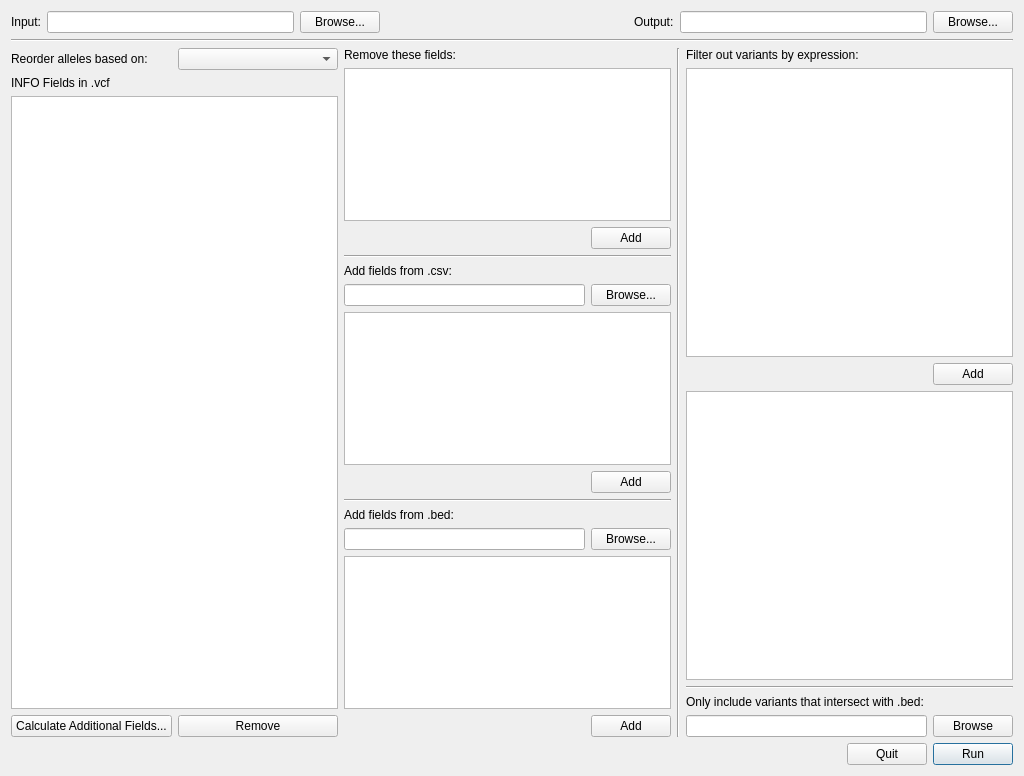
<?xml version="1.0" encoding="UTF-8"?>
<ui version="4.0">
 <class>MainWindow</class>
 <widget class="QDialog" name="MainWindow">
  <property name="geometry">
   <rect>
    <x>0</x>
    <y>0</y>
    <width>1024</width>
    <height>776</height>
   </rect>
  </property>
  <property name="windowTitle">
   <string>VCF Cleaner</string>
  </property>
  <layout class="QVBoxLayout" name="verticalLayout_4">
   <item>
    <layout class="QHBoxLayout" name="horizontalLayout">
     <item>
      <widget class="QLabel" name="label">
       <property name="text">
        <string>Input:</string>
       </property>
      </widget>
     </item>
     <item>
      <widget class="QLineEdit" name="lineEdit"/>
     </item>
     <item>
      <widget class="QPushButton" name="browseVcfButton">
       <property name="text">
        <string>Browse...</string>
       </property>
      </widget>
     </item>
     <item>
      <spacer name="horizontalSpacer">
       <property name="orientation">
        <enum>Qt::Horizontal</enum>
       </property>
       <property name="sizeHint" stdset="0">
        <size>
         <width>40</width>
         <height>20</height>
        </size>
       </property>
      </spacer>
     </item>
     <item>
      <widget class="QLabel" name="label_2">
       <property name="text">
        <string>Output:</string>
       </property>
      </widget>
     </item>
     <item>
      <widget class="QLineEdit" name="lineEdit_2"/>
     </item>
     <item>
      <widget class="QPushButton" name="browseOutputButton">
       <property name="text">
        <string>Browse...</string>
       </property>
      </widget>
     </item>
    </layout>
   </item>
   <item>
    <widget class="Line" name="line_2">
     <property name="orientation">
      <enum>Qt::Horizontal</enum>
     </property>
    </widget>
   </item>
   <item>
    <layout class="QHBoxLayout" name="horizontalLayout_2">
     <property name="leftMargin">
      <number>0</number>
     </property>
     <property name="rightMargin">
      <number>0</number>
     </property>
     <item>
      <layout class="QVBoxLayout" name="verticalLayout_2">
       <item>
        <layout class="QHBoxLayout" name="horizontalLayout_11">
         <item>
          <widget class="QLabel" name="label_7">
           <property name="text">
            <string>Reorder alleles based on:</string>
           </property>
          </widget>
         </item>
         <item>
          <widget class="QComboBox" name="alleleOrderComboBox">
           <property name="toolTip">
            <string>Reorders the REF/ALT configuration of alleles (so that ALT is really a minor allele)</string>
           </property>
          </widget>
         </item>
        </layout>
       </item>
       <item>
        <widget class="QLabel" name="label_3">
         <property name="text">
          <string>INFO Fields in .vcf</string>
         </property>
        </widget>
       </item>
       <item>
        <widget class="QListWidget" name="listWidget">
         <property name="toolTip">
          <string>Fields in red have many categorical values; you should remove these or simplify them for viewing in compreheNGSive</string>
         </property>
        </widget>
       </item>
       <item>
        <layout class="QHBoxLayout" name="horizontalLayout_8">
         <item>
          <widget class="QPushButton" name="calculateFieldsButton">
           <property name="text">
            <string>Calculate Additional Fields...</string>
           </property>
          </widget>
         </item>
         <item>
          <widget class="QPushButton" name="removeFieldButton">
           <property name="text">
            <string>Remove</string>
           </property>
          </widget>
         </item>
        </layout>
       </item>
      </layout>
     </item>
     <item>
      <layout class="QVBoxLayout" name="verticalLayout">
       <item>
        <layout class="QVBoxLayout" name="verticalLayout_6">
         <property name="topMargin">
          <number>0</number>
         </property>
         <item>
          <widget class="QLabel" name="label_6">
           <property name="text">
            <string>Remove these fields:</string>
           </property>
          </widget>
         </item>
         <item>
          <widget class="QListView" name="listView_3"/>
         </item>
         <item>
          <layout class="QHBoxLayout" name="horizontalLayout_3">
           <item>
            <spacer name="horizontalSpacer_2">
             <property name="orientation">
              <enum>Qt::Horizontal</enum>
             </property>
             <property name="sizeHint" stdset="0">
              <size>
               <width>40</width>
               <height>20</height>
              </size>
             </property>
            </spacer>
           </item>
           <item>
            <widget class="QPushButton" name="addRemovedFieldButton">
             <property name="text">
              <string>Add</string>
             </property>
            </widget>
           </item>
          </layout>
         </item>
        </layout>
       </item>
       <item>
        <widget class="Line" name="line_3">
         <property name="orientation">
          <enum>Qt::Horizontal</enum>
         </property>
        </widget>
       </item>
       <item>
        <layout class="QVBoxLayout" name="verticalLayout_7">
         <property name="topMargin">
          <number>0</number>
         </property>
         <item>
          <widget class="QLabel" name="label_4">
           <property name="text">
            <string>Add fields from .csv:</string>
           </property>
          </widget>
         </item>
         <item>
          <layout class="QHBoxLayout" name="horizontalLayout_6">
           <item>
            <widget class="QLineEdit" name="lineEdit_3">
             <property name="toolTip">
              <string>The .csv file should have a &quot;CHROM&quot;, &quot;POS&quot;, and optionally, an &quot;ID&quot; header</string>
             </property>
            </widget>
           </item>
           <item>
            <widget class="QPushButton" name="browseCsvButton">
             <property name="text">
              <string>Browse...</string>
             </property>
            </widget>
           </item>
          </layout>
         </item>
         <item>
          <widget class="QListView" name="listView">
           <property name="toolTip">
            <string>Fields will be added only if there is an exact match in the .vcf file; an indel that's 1bp off will be ignored</string>
           </property>
          </widget>
         </item>
         <item>
          <layout class="QHBoxLayout" name="horizontalLayout_4">
           <item>
            <spacer name="horizontalSpacer_3">
             <property name="orientation">
              <enum>Qt::Horizontal</enum>
             </property>
             <property name="sizeHint" stdset="0">
              <size>
               <width>40</width>
               <height>20</height>
              </size>
             </property>
            </spacer>
           </item>
           <item>
            <widget class="QPushButton" name="addCsvFieldButton">
             <property name="text">
              <string>Add</string>
             </property>
            </widget>
           </item>
          </layout>
         </item>
        </layout>
       </item>
       <item>
        <widget class="Line" name="line_4">
         <property name="orientation">
          <enum>Qt::Horizontal</enum>
         </property>
        </widget>
       </item>
       <item>
        <layout class="QVBoxLayout" name="verticalLayout_8">
         <property name="topMargin">
          <number>0</number>
         </property>
         <item>
          <widget class="QLabel" name="label_5">
           <property name="text">
            <string>Add fields from .bed:</string>
           </property>
          </widget>
         </item>
         <item>
          <layout class="QHBoxLayout" name="horizontalLayout_7">
           <item>
            <widget class="QLineEdit" name="lineEdit_4"/>
           </item>
           <item>
            <widget class="QPushButton" name="browseBedButton">
             <property name="text">
              <string>Browse...</string>
             </property>
            </widget>
           </item>
          </layout>
         </item>
         <item>
          <widget class="QListView" name="listView_2">
           <property name="toolTip">
            <string>The name of each feature in the .bed file will be the INFO ID; its score will be assigned to every variant that intersects with the feature</string>
           </property>
           <property name="statusTip">
            <string/>
           </property>
          </widget>
         </item>
         <item>
          <layout class="QHBoxLayout" name="horizontalLayout_5">
           <item>
            <spacer name="horizontalSpacer_4">
             <property name="orientation">
              <enum>Qt::Horizontal</enum>
             </property>
             <property name="sizeHint" stdset="0">
              <size>
               <width>40</width>
               <height>20</height>
              </size>
             </property>
            </spacer>
           </item>
           <item>
            <widget class="QPushButton" name="addBedFieldButton">
             <property name="text">
              <string>Add</string>
             </property>
            </widget>
           </item>
          </layout>
         </item>
        </layout>
       </item>
      </layout>
     </item>
     <item>
      <widget class="Line" name="line">
       <property name="orientation">
        <enum>Qt::Vertical</enum>
       </property>
      </widget>
     </item>
     <item>
      <layout class="QVBoxLayout" name="verticalLayout_3">
       <item>
        <widget class="QLabel" name="label_8">
         <property name="toolTip">
          <string/>
         </property>
         <property name="text">
          <string>Filter out variants by expression:</string>
         </property>
        </widget>
       </item>
       <item>
        <widget class="QTextEdit" name="textEdit"/>
       </item>
       <item>
        <layout class="QHBoxLayout" name="horizontalLayout_9">
         <item>
          <spacer name="horizontalSpacer_5">
           <property name="orientation">
            <enum>Qt::Horizontal</enum>
           </property>
           <property name="sizeHint" stdset="0">
            <size>
             <width>40</width>
             <height>20</height>
            </size>
           </property>
          </spacer>
         </item>
         <item>
          <widget class="QPushButton" name="addFilterExpressionButton">
           <property name="text">
            <string>Add</string>
           </property>
          </widget>
         </item>
        </layout>
       </item>
       <item>
        <widget class="QListWidget" name="listWidget_2"/>
       </item>
       <item>
        <widget class="Line" name="line_5">
         <property name="orientation">
          <enum>Qt::Horizontal</enum>
         </property>
        </widget>
       </item>
       <item>
        <layout class="QVBoxLayout" name="verticalLayout_9">
         <property name="topMargin">
          <number>0</number>
         </property>
         <item>
          <widget class="QLabel" name="label_9">
           <property name="text">
            <string>Only include variants that intersect with .bed:</string>
           </property>
          </widget>
         </item>
         <item>
          <layout class="QHBoxLayout" name="horizontalLayout_12">
           <item>
            <widget class="QLineEdit" name="lineEdit_5"/>
           </item>
           <item>
            <widget class="QPushButton" name="browseFilterBedButton">
             <property name="text">
              <string>Browse</string>
             </property>
            </widget>
           </item>
          </layout>
         </item>
        </layout>
       </item>
      </layout>
     </item>
    </layout>
   </item>
   <item>
    <layout class="QHBoxLayout" name="horizontalLayout_10">
     <item>
      <spacer name="horizontalSpacer_6">
       <property name="orientation">
        <enum>Qt::Horizontal</enum>
       </property>
       <property name="sizeHint" stdset="0">
        <size>
         <width>40</width>
         <height>20</height>
        </size>
       </property>
      </spacer>
     </item>
     <item>
      <widget class="QPushButton" name="quitButton">
       <property name="text">
        <string>Quit</string>
       </property>
      </widget>
     </item>
     <item>
      <widget class="QPushButton" name="runButton">
       <property name="text">
        <string>Run</string>
       </property>
       <property name="autoDefault">
        <bool>false</bool>
       </property>
       <property name="default">
        <bool>true</bool>
       </property>
      </widget>
     </item>
    </layout>
   </item>
  </layout>
  <action name="actionSave_settings">
   <property name="text">
    <string>Save settings...</string>
   </property>
   <property name="shortcut">
    <string>Ctrl+S</string>
   </property>
  </action>
  <action name="actionLoad_settings">
   <property name="text">
    <string>Load settings...</string>
   </property>
   <property name="shortcut">
    <string>Ctrl+O</string>
   </property>
  </action>
  <action name="actionQuit">
   <property name="text">
    <string>Quit</string>
   </property>
   <property name="shortcut">
    <string>Meta+Q</string>
   </property>
  </action>
 </widget>
 <resources/>
 <connections/>
</ui>
